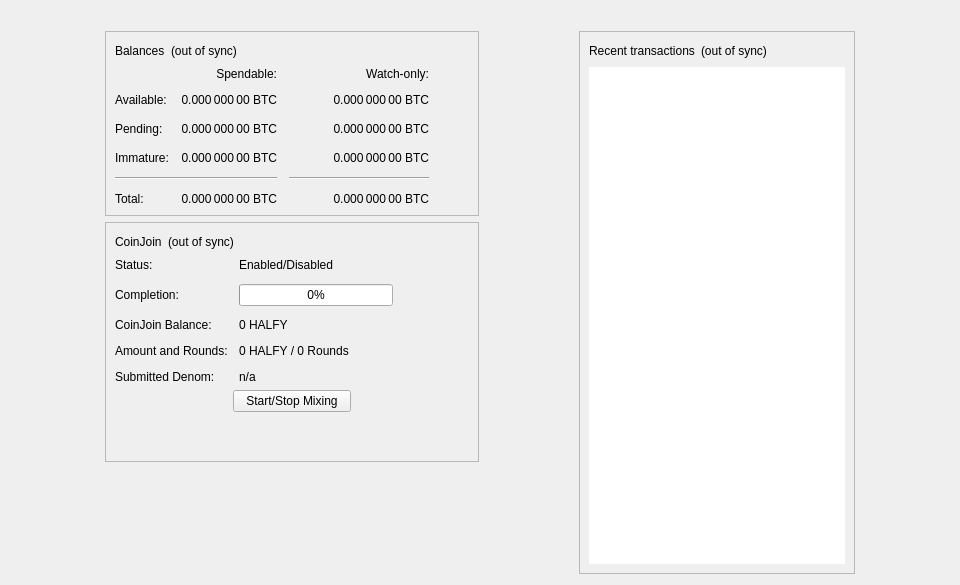
<?xml version="1.0" encoding="UTF-8"?>
<ui version="4.0">
 <class>OverviewPage</class>
 <widget class="QWidget" name="OverviewPage">
  <property name="geometry">
   <rect>
    <x>0</x>
    <y>0</y>
    <width>960</width>
    <height>585</height>
   </rect>
  </property>
  <property name="minimumSize">
   <size>
    <width>960</width>
    <height>0</height>
   </size>
  </property>
  <property name="windowTitle">
   <string>Form</string>
  </property>
  <layout class="QVBoxLayout" name="topLayout">
   <item>
    <widget class="QLabel" name="labelAlerts">
     <property name="visible">
      <bool>false</bool>
     </property>
     <property name="wordWrap">
      <bool>true</bool>
     </property>
     <property name="margin">
      <number>3</number>
     </property>
     <property name="textInteractionFlags">
      <set>Qt::TextSelectableByMouse</set>
     </property>
    </widget>
   </item>
   <item>
    <layout class="QHBoxLayout" name="horizontalLayout" stretch="1,0,1,0,1">
     <item>
      <spacer name="horizontalSpacerLeft">
       <property name="orientation">
        <enum>Qt::Horizontal</enum>
       </property>
       <property name="sizeType">
        <enum>QSizePolicy::Preferred</enum>
       </property>
       <property name="sizeHint" stdset="0">
        <size>
         <width>10</width>
         <height>20</height>
        </size>
       </property>
      </spacer>
     </item>
     <item>
      <layout class="QVBoxLayout" name="verticalLayout_2">
       <item>
        <widget class="QFrame" name="frame">
         <property name="frameShape">
          <enum>QFrame::StyledPanel</enum>
         </property>
         <property name="frameShadow">
          <enum>QFrame::Raised</enum>
         </property>
         <layout class="QVBoxLayout" name="verticalLayout_4">
          <item>
           <layout class="QHBoxLayout" name="horizontalLayout_4">
            <item>
             <widget class="QLabel" name="label_5">
              <property name="text">
               <string>Balances</string>
              </property>
             </widget>
            </item>
            <item>
             <widget class="QLabel" name="labelWalletStatus">
              <property name="toolTip">
               <string>The displayed information may be out of date. Your wallet automatically synchronizes with the Halfy network after a connection is established, but this process has not completed yet.</string>
              </property>
              <property name="text">
               <string notr="true">(out of sync)</string>
              </property>
              <property name="alignment">
               <set>Qt::AlignLeading|Qt::AlignLeft|Qt::AlignVCenter</set>
              </property>
             </widget>
            </item>
            <item>
             <spacer name="horizontalSpacer_3">
              <property name="orientation">
               <enum>Qt::Horizontal</enum>
              </property>
              <property name="sizeHint" stdset="0">
               <size>
                <width>40</width>
                <height>20</height>
               </size>
              </property>
             </spacer>
            </item>
           </layout>
          </item>
          <item>
           <layout class="QGridLayout" name="gridLayout">
            <property name="spacing">
             <number>12</number>
            </property>
            <item row="2" column="2">
             <widget class="QLabel" name="labelWatchPending">
              <property name="cursor">
               <cursorShape>IBeamCursor</cursorShape>
              </property>
              <property name="toolTip">
               <string>Unconfirmed transactions to watch-only addresses</string>
              </property>
              <property name="text">
               <string notr="true">0.000 000 00 BTC</string>
              </property>
              <property name="alignment">
               <set>Qt::AlignRight|Qt::AlignTrailing|Qt::AlignVCenter</set>
              </property>
              <property name="textInteractionFlags">
               <set>Qt::LinksAccessibleByMouse|Qt::TextSelectableByKeyboard|Qt::TextSelectableByMouse</set>
              </property>
             </widget>
            </item>
            <item row="2" column="1">
             <widget class="QLabel" name="labelUnconfirmed">
              <property name="cursor">
               <cursorShape>IBeamCursor</cursorShape>
              </property>
              <property name="toolTip">
               <string>Total of transactions that have yet to be confirmed, and do not yet count toward the spendable balance</string>
              </property>
              <property name="text">
               <string notr="true">0.000 000 00 BTC</string>
              </property>
              <property name="alignment">
               <set>Qt::AlignRight|Qt::AlignTrailing|Qt::AlignVCenter</set>
              </property>
              <property name="textInteractionFlags">
               <set>Qt::LinksAccessibleByMouse|Qt::TextSelectableByKeyboard|Qt::TextSelectableByMouse</set>
              </property>
             </widget>
            </item>
            <item row="3" column="2">
             <widget class="QLabel" name="labelWatchImmature">
              <property name="cursor">
               <cursorShape>IBeamCursor</cursorShape>
              </property>
              <property name="toolTip">
               <string>Mined balance in watch-only addresses that has not yet matured</string>
              </property>
              <property name="text">
               <string notr="true">0.000 000 00 BTC</string>
              </property>
              <property name="alignment">
               <set>Qt::AlignRight|Qt::AlignTrailing|Qt::AlignVCenter</set>
              </property>
              <property name="textInteractionFlags">
               <set>Qt::LinksAccessibleByMouse|Qt::TextSelectableByKeyboard|Qt::TextSelectableByMouse</set>
              </property>
             </widget>
            </item>
            <item row="4" column="0" colspan="2">
             <widget class="Line" name="lineSpendableBalance">
              <property name="orientation">
               <enum>Qt::Horizontal</enum>
              </property>
             </widget>
            </item>
            <item row="4" column="2">
             <widget class="Line" name="lineWatchBalance">
              <property name="sizePolicy">
               <sizepolicy hsizetype="Preferred" vsizetype="Fixed">
                <horstretch>0</horstretch>
                <verstretch>0</verstretch>
               </sizepolicy>
              </property>
              <property name="minimumSize">
               <size>
                <width>140</width>
                <height>0</height>
               </size>
              </property>
              <property name="orientation">
               <enum>Qt::Horizontal</enum>
              </property>
             </widget>
            </item>
            <item row="5" column="0">
             <widget class="QLabel" name="labelTotalText">
              <property name="text">
               <string>Total:</string>
              </property>
             </widget>
            </item>
            <item row="3" column="1">
             <widget class="QLabel" name="labelImmature">
              <property name="cursor">
               <cursorShape>IBeamCursor</cursorShape>
              </property>
              <property name="toolTip">
               <string>Mined balance that has not yet matured</string>
              </property>
              <property name="text">
               <string notr="true">0.000 000 00 BTC</string>
              </property>
              <property name="alignment">
               <set>Qt::AlignRight|Qt::AlignTrailing|Qt::AlignVCenter</set>
              </property>
              <property name="textInteractionFlags">
               <set>Qt::LinksAccessibleByMouse|Qt::TextSelectableByKeyboard|Qt::TextSelectableByMouse</set>
              </property>
             </widget>
            </item>
            <item row="2" column="3">
             <spacer name="horizontalSpacer_2">
              <property name="orientation">
               <enum>Qt::Horizontal</enum>
              </property>
              <property name="sizeHint" stdset="0">
               <size>
                <width>40</width>
                <height>20</height>
               </size>
              </property>
             </spacer>
            </item>
            <item row="3" column="0">
             <widget class="QLabel" name="labelImmatureText">
              <property name="text">
               <string>Immature:</string>
              </property>
             </widget>
            </item>
            <item row="5" column="1">
             <widget class="QLabel" name="labelTotal">
              <property name="cursor">
               <cursorShape>IBeamCursor</cursorShape>
              </property>
              <property name="toolTip">
               <string>Your current total balance</string>
              </property>
              <property name="text">
               <string notr="true">0.000 000 00 BTC</string>
              </property>
              <property name="alignment">
               <set>Qt::AlignRight|Qt::AlignTrailing|Qt::AlignVCenter</set>
              </property>
              <property name="textInteractionFlags">
               <set>Qt::LinksAccessibleByMouse|Qt::TextSelectableByKeyboard|Qt::TextSelectableByMouse</set>
              </property>
             </widget>
            </item>
            <item row="5" column="2">
             <widget class="QLabel" name="labelWatchTotal">
              <property name="cursor">
               <cursorShape>IBeamCursor</cursorShape>
              </property>
              <property name="toolTip">
               <string>Current total balance in watch-only addresses</string>
              </property>
              <property name="text">
               <string notr="true">0.000 000 00 BTC</string>
              </property>
              <property name="alignment">
               <set>Qt::AlignRight|Qt::AlignTrailing|Qt::AlignVCenter</set>
              </property>
              <property name="textInteractionFlags">
               <set>Qt::LinksAccessibleByMouse|Qt::TextSelectableByKeyboard|Qt::TextSelectableByMouse</set>
              </property>
             </widget>
            </item>
            <item row="0" column="2">
             <widget class="QLabel" name="labelWatchonly">
              <property name="text">
               <string>Watch-only:</string>
              </property>
              <property name="alignment">
               <set>Qt::AlignRight|Qt::AlignTrailing|Qt::AlignVCenter</set>
              </property>
             </widget>
            </item>
            <item row="1" column="0">
             <widget class="QLabel" name="labelBalanceText">
              <property name="text">
               <string>Available:</string>
              </property>
             </widget>
            </item>
            <item row="1" column="1">
             <widget class="QLabel" name="labelBalance">
              <property name="cursor">
               <cursorShape>IBeamCursor</cursorShape>
              </property>
              <property name="toolTip">
               <string>Your current spendable balance</string>
              </property>
              <property name="text">
               <string notr="true">0.000 000 00 BTC</string>
              </property>
              <property name="alignment">
               <set>Qt::AlignRight|Qt::AlignTrailing|Qt::AlignVCenter</set>
              </property>
              <property name="textInteractionFlags">
               <set>Qt::LinksAccessibleByMouse|Qt::TextSelectableByKeyboard|Qt::TextSelectableByMouse</set>
              </property>
             </widget>
            </item>
            <item row="1" column="2">
             <widget class="QLabel" name="labelWatchAvailable">
              <property name="cursor">
               <cursorShape>IBeamCursor</cursorShape>
              </property>
              <property name="toolTip">
               <string>Your current balance in watch-only addresses</string>
              </property>
              <property name="text">
               <string notr="true">0.000 000 00 BTC</string>
              </property>
              <property name="alignment">
               <set>Qt::AlignRight|Qt::AlignTrailing|Qt::AlignVCenter</set>
              </property>
              <property name="textInteractionFlags">
               <set>Qt::LinksAccessibleByMouse|Qt::TextSelectableByKeyboard|Qt::TextSelectableByMouse</set>
              </property>
             </widget>
            </item>
            <item row="2" column="0">
             <widget class="QLabel" name="labelPendingText">
              <property name="text">
               <string>Pending:</string>
              </property>
             </widget>
            </item>
            <item row="0" column="1">
             <widget class="QLabel" name="labelSpendable">
              <property name="text">
               <string>Spendable:</string>
              </property>
              <property name="alignment">
               <set>Qt::AlignRight|Qt::AlignTrailing|Qt::AlignVCenter</set>
              </property>
             </widget>
            </item>
           </layout>
          </item>
         </layout>
        </widget>
       </item>
       <item>
        <widget class="QFrame" name="frameCoinJoin">
         <property name="layoutDirection">
          <enum>Qt::LeftToRight</enum>
         </property>
         <property name="frameShape">
          <enum>QFrame::StyledPanel</enum>
         </property>
         <property name="frameShadow">
          <enum>QFrame::Raised</enum>
         </property>
         <layout class="QVBoxLayout" name="VerticalLayout_PS1">
          <item>
           <layout class="QHBoxLayout" name="horizontalLayout_5">
            <item>
             <widget class="QLabel" name="labelCoinJoinHeader">
              <property name="text">
               <string notr="true">CoinJoin</string>
              </property>
             </widget>
            </item>
            <item>
             <widget class="QLabel" name="labelCoinJoinSyncStatus">
              <property name="toolTip">
               <string>The displayed information may be out of date. Your wallet automatically synchronizes with the Halfy network after a connection is established, but this process has not completed yet.</string>
              </property>
              <property name="text">
               <string notr="true">(out of sync)</string>
              </property>
              <property name="alignment">
               <set>Qt::AlignLeading|Qt::AlignLeft|Qt::AlignVCenter</set>
              </property>
             </widget>
            </item>
            <item>
             <spacer name="horizontalSpacer_4">
              <property name="orientation">
               <enum>Qt::Horizontal</enum>
              </property>
              <property name="sizeHint" stdset="0">
               <size>
                <width>40</width>
                <height>20</height>
               </size>
              </property>
             </spacer>
            </item>
           </layout>
          </item>
          <item>
           <layout class="QFormLayout" name="coinJoinFormLayout">
            <property name="fieldGrowthPolicy">
             <enum>QFormLayout::AllNonFixedFieldsGrow</enum>
            </property>
            <property name="horizontalSpacing">
             <number>11</number>
            </property>
            <property name="verticalSpacing">
             <number>12</number>
            </property>
            <item row="0" column="0">
             <widget class="QLabel" name="labelCoinJoinEnabledText">
              <property name="text">
               <string>Status:</string>
              </property>
             </widget>
            </item>
            <item row="0" column="1">
             <widget class="QLabel" name="labelCoinJoinEnabled">
              <property name="text">
               <string>Enabled/Disabled</string>
              </property>
             </widget>
            </item>
            <item row="1" column="0">
             <widget class="QLabel" name="labelCompletitionText">
              <property name="text">
               <string>Completion:</string>
              </property>
             </widget>
            </item>
            <item row="1" column="1">
             <widget class="QProgressBar" name="coinJoinProgress">
              <property name="maximumSize">
               <size>
                <width>154</width>
                <height>16777215</height>
               </size>
              </property>
              <property name="value">
               <number>0</number>
              </property>
             </widget>
            </item>
            <item row="2" column="0">
             <widget class="QLabel" name="labelAnonymizedText">
              <property name="text">
               <string notr="true">CoinJoin Balance:</string>
              </property>
             </widget>
            </item>
            <item row="2" column="1">
             <widget class="QLabel" name="labelAnonymized">
              <property name="text">
               <string notr="true">0 HALFY</string>
              </property>
             </widget>
            </item>
            <item row="3" column="0">
             <widget class="QLabel" name="labelAmountAndRoundsText">
              <property name="text">
               <string>Amount and Rounds:</string>
              </property>
             </widget>
            </item>
            <item row="3" column="1">
             <widget class="QLabel" name="labelAmountRounds">
              <property name="text">
               <string>0 HALFY / 0 Rounds</string>
              </property>
             </widget>
            </item>
            <item row="4" column="0">
             <widget class="QLabel" name="labelSubmittedDenomText">
              <property name="text">
               <string>Submitted Denom:</string>
              </property>
             </widget>
            </item>
            <item row="4" column="1">
             <widget class="QLabel" name="labelSubmittedDenom">
              <property name="toolTip">
               <string>The denominations you submitted to the Masternode.&lt;br&gt;To mix, other users must submit the exact same denominations.</string>
              </property>
              <property name="text">
               <string>n/a</string>
              </property>
              <property name="wordWrap">
               <bool>true</bool>
              </property>
             </widget>
            </item>
           </layout>
          </item>
          <item>
           <layout class="QVBoxLayout" name="VerticalLayout_PS">
            <item>
             <layout class="QHBoxLayout" name="horizontalLayout_3">
              <property name="topMargin">
               <number>0</number>
              </property>
              <item>
               <spacer name="horizontalSpacer_5">
                <property name="orientation">
                 <enum>Qt::Horizontal</enum>
                </property>
                <property name="sizeHint" stdset="0">
                 <size>
                  <width>40</width>
                  <height>20</height>
                 </size>
                </property>
               </spacer>
              </item>
              <item>
               <widget class="QPushButton" name="toggleCoinJoin">
                <property name="sizePolicy">
                 <sizepolicy hsizetype="MinimumExpanding" vsizetype="Fixed">
                  <horstretch>0</horstretch>
                  <verstretch>0</verstretch>
                 </sizepolicy>
                </property>
                <property name="text">
                 <string>Start/Stop Mixing</string>
                </property>
               </widget>
              </item>
              <item>
               <spacer name="horizontalSpacer_6">
                <property name="orientation">
                 <enum>Qt::Horizontal</enum>
                </property>
                <property name="sizeHint" stdset="0">
                 <size>
                  <width>40</width>
                  <height>20</height>
                 </size>
                </property>
               </spacer>
              </item>
             </layout>
            </item>
            <item>
             <spacer name="verticalSpacer_3">
              <property name="orientation">
               <enum>Qt::Vertical</enum>
              </property>
              <property name="sizeHint" stdset="0">
               <size>
                <width>20</width>
                <height>40</height>
               </size>
              </property>
             </spacer>
            </item>
           </layout>
          </item>
         </layout>
        </widget>
       </item>
       <item>
        <spacer name="verticalSpacer">
         <property name="orientation">
          <enum>Qt::Vertical</enum>
         </property>
         <property name="sizeHint" stdset="0">
          <size>
           <width>20</width>
           <height>40</height>
          </size>
         </property>
        </spacer>
       </item>
      </layout>
     </item>
     <item>
      <spacer name="horizontalSpacerCenter">
       <property name="orientation">
        <enum>Qt::Horizontal</enum>
       </property>
       <property name="sizeHint" stdset="0">
        <size>
         <width>10</width>
         <height>20</height>
        </size>
       </property>
      </spacer>
     </item>
     <item>
      <layout class="QVBoxLayout" name="verticalLayout_3">
       <item>
        <widget class="QFrame" name="frame_2">
         <property name="frameShape">
          <enum>QFrame::StyledPanel</enum>
         </property>
         <property name="frameShadow">
          <enum>QFrame::Raised</enum>
         </property>
         <layout class="QVBoxLayout" name="verticalLayout">
          <item>
           <layout class="QHBoxLayout" name="horizontalLayout_2">
            <item>
             <widget class="QLabel" name="label_4">
              <property name="text">
               <string>Recent transactions</string>
              </property>
             </widget>
            </item>
            <item>
             <widget class="QLabel" name="labelTransactionsStatus">
              <property name="toolTip">
               <string>The displayed information may be out of date. Your wallet automatically synchronizes with the Halfy network after a connection is established, but this process has not completed yet.</string>
              </property>
              <property name="text">
               <string notr="true">(out of sync)</string>
              </property>
              <property name="alignment">
               <set>Qt::AlignLeading|Qt::AlignLeft|Qt::AlignVCenter</set>
              </property>
             </widget>
            </item>
            <item>
             <spacer name="horizontalSpacer">
              <property name="orientation">
               <enum>Qt::Horizontal</enum>
              </property>
              <property name="sizeHint" stdset="0">
               <size>
                <width>40</width>
                <height>20</height>
               </size>
              </property>
             </spacer>
            </item>
           </layout>
          </item>
          <item>
           <widget class="QListView" name="listTransactions">
            <property name="frameShape">
             <enum>QFrame::NoFrame</enum>
            </property>
            <property name="verticalScrollBarPolicy">
             <enum>Qt::ScrollBarAlwaysOff</enum>
            </property>
            <property name="horizontalScrollBarPolicy">
             <enum>Qt::ScrollBarAlwaysOff</enum>
            </property>
            <property name="selectionMode">
             <enum>QAbstractItemView::NoSelection</enum>
            </property>
           </widget>
          </item>
         </layout>
        </widget>
       </item>
      </layout>
     </item>
     <item>
      <spacer name="horizontalSpacerRight">
       <property name="orientation">
        <enum>Qt::Horizontal</enum>
       </property>
       <property name="sizeType">
        <enum>QSizePolicy::Preferred</enum>
       </property>
       <property name="sizeHint" stdset="0">
        <size>
         <width>10</width>
         <height>20</height>
        </size>
       </property>
      </spacer>
     </item>
    </layout>
   </item>
  </layout>
 </widget>
 <resources/>
 <connections/>
</ui>
